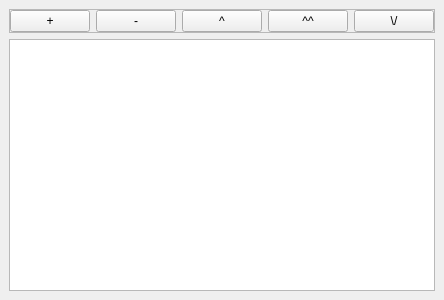
<?xml version="1.0" encoding="UTF-8"?>
<ui version="4.0">
 <class>CurvesManager</class>
 <widget class="QDockWidget" name="CurvesManager">
  <property name="geometry">
   <rect>
    <x>0</x>
    <y>0</y>
    <width>249</width>
    <height>300</height>
   </rect>
  </property>
  <property name="features">
   <set>QDockWidget::AllDockWidgetFeatures</set>
  </property>
  <property name="windowTitle">
   <string>Curves list</string>
  </property>
  <widget class="QWidget" name="dockWidgetContents">
   <layout class="QGridLayout" name="gridLayout">
    <item row="0" column="0">
     <widget class="QFrame" name="frame">
      <property name="frameShape">
       <enum>QFrame::StyledPanel</enum>
      </property>
      <property name="frameShadow">
       <enum>QFrame::Plain</enum>
      </property>
      <layout class="QHBoxLayout" name="horizontalLayout">
       <property name="margin">
        <number>0</number>
       </property>
       <item>
        <widget class="QPushButton" name="addCurve">
         <property name="text">
          <string>+</string>
         </property>
        </widget>
       </item>
       <item>
        <widget class="QPushButton" name="removeCurve">
         <property name="text">
          <string>-</string>
         </property>
        </widget>
       </item>
       <item>
        <spacer name="horizontalSpacer">
         <property name="orientation">
          <enum>Qt::Horizontal</enum>
         </property>
         <property name="sizeHint" stdset="0">
          <size>
           <width>40</width>
           <height>20</height>
          </size>
         </property>
        </spacer>
       </item>
       <item>
        <widget class="QPushButton" name="moveUp">
         <property name="text">
          <string>^</string>
         </property>
        </widget>
       </item>
       <item>
        <widget class="QPushButton" name="moveTop">
         <property name="text">
          <string>^^</string>
         </property>
        </widget>
       </item>
       <item>
        <widget class="QPushButton" name="moveDown">
         <property name="text">
          <string>\/</string>
         </property>
        </widget>
       </item>
      </layout>
     </widget>
    </item>
    <item row="1" column="0">
     <widget class="QListWidget" name="curvesList"/>
    </item>
   </layout>
  </widget>
 </widget>
 <resources/>
 <connections/>
</ui>
